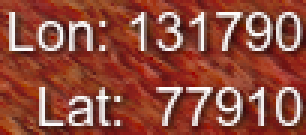
#> input picture apps/backend/src/zml_backend/testing/OCR/player_coords/131790_77910.png, 102 x 45 px (shown 3 times larger)
$ python -i preprocess.py   (imports and definitions only)
#> lines starting #> are read from the running program, lines starting #| are printed output that depends on the picture; after the words box and inside, x2 and y2 are one past the last pixel; in counts of white or black regions, pixels touching at a corner belong together
#> further down, picture is the input picture: shape (45, 102, 3); mean B, G, R 59.8, 74.5, 144.9
### apps/ocr-agent/src/zml_ocr_agent/pipelines/image.py
from __future__ import annotations

import cv2
import numpy as np

RelativeRect = tuple[float, float, float, float]


# [26 lines left out: functions crop_relative, to_bgr_u8, not called in this run]


def to_gray_u8(img: np.ndarray) -> np.ndarray:
    if img.ndim == 2:
        converted = img
    elif img.ndim == 3 and img.shape[2] == 3:
        converted = cv2.cvtColor(img, cv2.COLOR_BGR2GRAY)
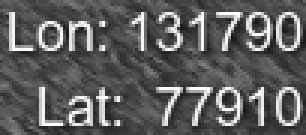
#> converted: shape (45, 102) (shown 3 times larger); min 23, max 252, mean 93.9
    elif img.ndim == 3 and img.shape[2] == 4:
        converted = cv2.cvtColor(img, cv2.COLOR_BGRA2GRAY)
    else:
        raise ValueError(f"Unsupported image shape: {img.shape}")

    if converted.dtype != np.uint8:
        raise ValueError(f"Unsupported grayscale dtype: {converted.dtype}")
    return converted


def upscale(img: np.ndarray, scale: int, interpolation: int) -> np.ndarray:
#> called with scale = 2, interpolation = 2
    if scale <= 1:
        return img
    height, width = img.shape[:2]
#> height = 45; width = 102
    return cv2.resize(img, (width * scale, height * scale), interpolation=interpolation)
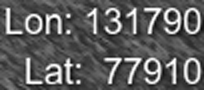
#> returned value: shape (90, 204); min 1, max 255, mean 93.8

### apps/ocr-agent/src/zml_ocr_agent/pipelines/position/preprocess.py
# preprocess.py
from __future__ import annotations

from dataclasses import dataclass

import cv2
import numpy as np

from zml_ocr_agent.pipelines.image import to_gray_u8, upscale


@dataclass(frozen=True, slots=True)
class DigitsPreprocessConfig:
    upscale: int = 2
    interpolation: int = cv2.INTER_CUBIC

    tophat_kernel: tuple[int, int] = (9, 9)
    blur_ksize: int = 0  # odd, 0 disables

    morph_close_kernel: tuple[int, int] = (2, 2)
    morph_close_iterations: int = 1

    remove_small_cc: bool = False
    min_cc_area: int = 12

    force_white_bg: bool = True


def _normalize_binary_background(binary: np.ndarray) -> np.ndarray:
    """Ensure mostly white background (helps OCR)."""
    white_ratio = float(np.count_nonzero(binary > 0)) / float(binary.size)
    if white_ratio < 0.5:
        return cv2.bitwise_not(binary)
    return binary


def _remove_small_components(binary: np.ndarray, min_area: int) -> np.ndarray:
    """Remove small connected components from a binary image (uint8 0/255)."""
    if min_area <= 0:
        return binary

    bw = (binary > 0).astype(np.uint8)
    num_labels, labels, stats, _ = cv2.connectedComponentsWithStats(bw, connectivity=8)
    if num_labels <= 1:
        return binary

    out = np.zeros_like(bw)
    for label in range(1, num_labels):
        area = int(stats[label, cv2.CC_STAT_AREA])
        if area >= min_area:
            out[labels == label] = 1

    return (out * 255).astype(np.uint8)


class DigitsPreprocessor:
    """
    Cache-heavy objects (kernels) are created once in __init__.
    The process() method stays stateless and thread-safe.
    """

    def __init__(self, cfg: DigitsPreprocessConfig | None = None) -> None:
        self.cfg = cfg or DigitsPreprocessConfig()

        kx, ky = (max(1, int(self.cfg.tophat_kernel[0])), max(1, int(self.cfg.tophat_kernel[1])))
        self._tophat_kernel_mat = cv2.getStructuringElement(cv2.MORPH_RECT, (kx, ky))

        ckx, cky = (
            max(1, int(self.cfg.morph_close_kernel[0])),
            max(1, int(self.cfg.morph_close_kernel[1])),
        )
        self._close_kernel_mat = cv2.getStructuringElement(cv2.MORPH_RECT, (ckx, cky))

    def process(self, img: np.ndarray) -> np.ndarray:
        """
        Preprocess a single-line ROI containing bright digits on varying background.
        Returns binary uint8 (0/255).
        """
        gray = to_gray_u8(img)
        work = upscale(gray, self.cfg.upscale, self.cfg.interpolation)

        top = cv2.morphologyEx(work, cv2.MORPH_TOPHAT, self._tophat_kernel_mat)
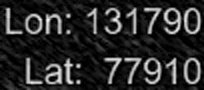
#> top: shape (90, 204); min 0, max 244, mean 40.4

        if self.cfg.blur_ksize and self.cfg.blur_ksize >= 3:
            k = int(self.cfg.blur_ksize)
            if k % 2 == 0:
                k += 1
            top = cv2.GaussianBlur(top, (k, k), 0)

        _, bw = cv2.threshold(top, 0, 255, cv2.THRESH_BINARY + cv2.THRESH_OTSU)
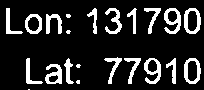
#> bw: shape (90, 204); 15.4% white; 22 white regions (5 under 20 px), largest, box (x1, y1, x2, y2) and area: (164, 8, 181, 34) 229, (144, 58, 161, 84) 217, (184, 8, 201, 34) 214

        if self.cfg.morph_close_iterations > 0:
            bw = cv2.morphologyEx(
                bw,
                cv2.MORPH_CLOSE,
                self._close_kernel_mat,
                iterations=int(self.cfg.morph_close_iterations),
            )
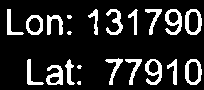
#> bw: shape (90, 204); 15.4% white; 21 white regions (4 under 20 px), largest, box (x1, y1, x2, y2) and area: (165, 9, 182, 35) 229, (145, 59, 162, 85) 217, (185, 9, 202, 35) 214

        if self.cfg.remove_small_cc:
            bw = _remove_small_components(bw, int(self.cfg.min_cc_area))

        if self.cfg.force_white_bg:
            bw = _normalize_binary_background(bw)
#> in _normalize_binary_background, `white_ratio = float(np.count_nonzero(binary > 0)) / float(binary.size)`: white_ratio = 0.154

        return bw

>>> import cv2
>>> picture = cv2.imread('../../../../../backend/src/zml_backend/testing/OCR/player_coords/131790_77910.png')
>>> result = DigitsPreprocessor().process(picture)

$ run again, on apps/backend/src/zml_backend/testing/OCR/player_coords/131799_77888.png
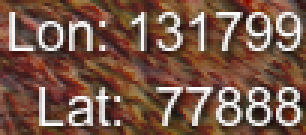
#> input picture apps/backend/src/zml_backend/testing/OCR/player_coords/131799_77888.png, 102 x 45 px (shown 3 times larger)
#> picture is the input picture: shape (45, 102, 3); mean B, G, R 71.9, 87, 120
#> in process, `top = cv2.morphologyEx(work, cv2.MORPH_TOPHAT, self._tophat_kernel_mat)`:
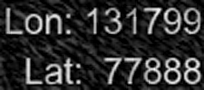
#> top: shape (90, 204); min 0, max 249, mean 46.1
#> in process, `bw = cv2.morphologyEx( bw, cv2.MORPH_CLOSE, self._close_kernel_mat, it..`:
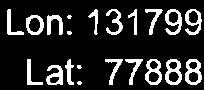
#> bw: shape (90, 204); 16.2% white; 21 white regions (4 under 20 px), largest, box (x1, y1, x2, y2) and area: (185, 59, 202, 85) 240, (165, 59, 182, 85) 237, (145, 59, 162, 85) 222
#> white_ratio = 0.162

$ run again, on apps/backend/src/zml_backend/testing/OCR/player_coords/131810_77857.png
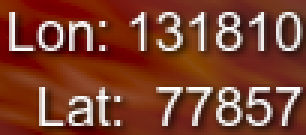
#> input picture apps/backend/src/zml_backend/testing/OCR/player_coords/131810_77857.png, 102 x 45 px (shown 3 times larger)
#> picture is the input picture: shape (45, 102, 3); mean B, G, R 45.8, 64.4, 125.3
#> in upscale, `return cv2.resize(img, (width * scale, height * scale), interpolation=..`:
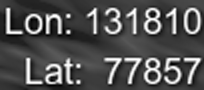
#> returned value: shape (90, 204); min 0, max 255, mean 80.4
#> in process, `bw = cv2.morphologyEx( bw, cv2.MORPH_CLOSE, self._close_kernel_mat, it..`:
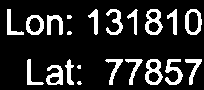
#> bw: shape (90, 204); 16.1% white; 21 white regions (4 under 20 px), largest, box (x1, y1, x2, y2) and area: (145, 59, 163, 85) 245, (145, 9, 163, 35) 240, (165, 59, 183, 85) 224
#> white_ratio = 0.161

$ run again, on apps/backend/src/zml_backend/testing/OCR/player_coords/131812_77846.png
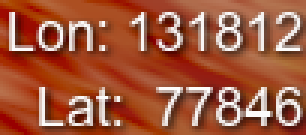
#> input picture apps/backend/src/zml_backend/testing/OCR/player_coords/131812_77846.png, 102 x 45 px (shown 3 times larger)
#> picture is the input picture: shape (45, 102, 3); mean B, G, R 59.4, 86.8, 161
#> in upscale, `return cv2.resize(img, (width * scale, height * scale), interpolation=..`:
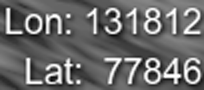
#> returned value: shape (90, 204); min 0, max 255, mean 105.8
#> in process, `bw = cv2.morphologyEx( bw, cv2.MORPH_CLOSE, self._close_kernel_mat, it..`:
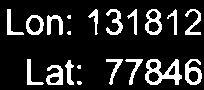
#> bw: shape (90, 204); 15.7% white; 20 white regions (4 under 20 px), largest, box (x1, y1, x2, y2) and area: (145, 59, 182, 85) 465, (185, 59, 202, 85) 237, (145, 9, 162, 35) 221
#> white_ratio = 0.157
